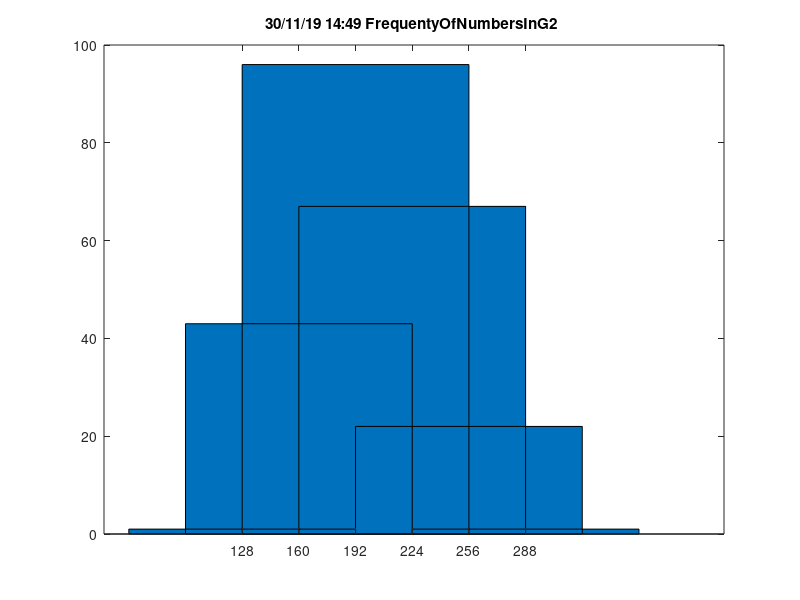

Here is the MATLAB script that generated this plot:
errors=[224  192  192  192  224  192  224  192  192  192  192  192  160  224  192  192  192  192  224  224  256  224  224  256  256  224  256  256  224  224  224  224  224  224  192  160  224  192  192  160  160  192  192  160  160  192  192  192  192  160  192  192  160  192  224  192  224  224  224  160  192  160  192  224  192  192  224  224  192  160  160  160  192  160  160  160  192  192  160  160  160  224  192  160  192  224  224  192  192  224  192  224  192  192  192  224  224  224  192  224  224  192  192  192  192  224  192  192  192  192  192  224  192  192  192  192  224  256  256  224  256  224  224  256  224  192  192  192  192  192  192  160  224  192  224  256  256  256  256  224  224  224  256  256  224  224  192  192  192  192  160  160  160  192  192  224  192  192  192  160  192  160  160  192  192  192  160  160  192  160  160  160  192  224  160  192  192  160  160  160  160  160  192  192  224  224  224  224  192  160  192  192  160  224  192  224  224  224  224  256  192  224  192  256  224  288  256  256  256  256  256  224  224  224  192  192  192  192  224  224  192  192  224  224  192  192  160  160  160  128  ];
sum=[]; 
numbers1=[];
count=1;
for i=1:1:length(errors)
            if  (errors(i)==10^6)
                disp('Hello')
                continue;
            end
          
            numbers1=[numbers1 errors(i)];
            sum=[sum 1];

    for j=(i+1):1:length(errors)
        if(errors(i)==errors(j))
          errors(j)=10^6;
          sum(count)=sum(count)+1;
        end
    end
    count=count+1;
        
end

bar(numbers1,sum);
title('30/11/19 14:49 FrequentyOfNumbersInG2 ')